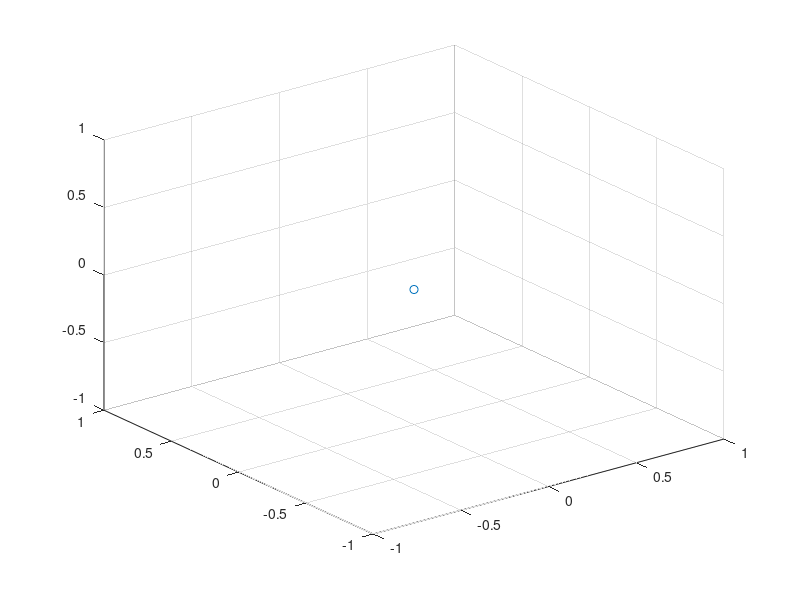

This figure's MATLAB source: (Note: this script raises an error after producing the figure.)
figure
scatter3(0,0,0);

for theta = 108:36:109
    
    I = imread(strcat('images\test_',sprintf('%03d',theta),'.png'));
    

    x = [-1300 2454-1300; -1300 2454-1300];
    y = [0 0; 0 0];
    z = [0 0; 2056 2056];

    theta_rad = deg2rad(theta);
    rot = [cos(theta_rad), sin(theta_rad); -sin(theta_rad), cos(theta_rad)];
    
    x = reshape(x',4,1);
    y = reshape(y',4,1);

    xy = [x y] * rot;

    x = vec2mat(xy(:,1),2);
    y = vec2mat(xy(:,2),2);

%     x = [-1300 2454-1300; -1300 2454-1300];    
%     y = [0 0; 0 0];
    
    surface('XData',x,'YData',y,...
            'ZData',z,'CData',flip(I,1),...
            'FaceColor','texturemap','EdgeColor','none');
    alpha 0.5
    axis square;
    
end

I = imread('images\test_top.png');

x = [-1300 2454-1300; -1300 2454-1300];
y = [-2056/2 -2056/2; 2056/2 2056/2]+8;
z = [0 0; 0 0];

theta = 90;
theta_rad = deg2rad(theta);
rot = [cos(theta_rad), sin(theta_rad); -sin(theta_rad), cos(theta_rad)];

x = reshape(x',4,1);
y = reshape(y',4,1);

xy = [x y] * rot;

x = vec2mat(xy(:,1),2);
y = vec2mat(xy(:,2),2);

surface('XData',x,'YData',y,...
        'ZData',z,'CData',flip(I,1),...
        'FaceColor','texturemap','EdgeColor','none');
alpha 0.5
surface('XData',x,'YData',y,...
        'ZData',z+1000,'CData',flip(I,1),...
        'FaceColor','texturemap','EdgeColor','none');
alpha 0.5
surface('XData',x,'YData',y,...
        'ZData',z+2000,'CData',flip(I,1),...
        'FaceColor','texturemap','EdgeColor','none');
alpha 0.5